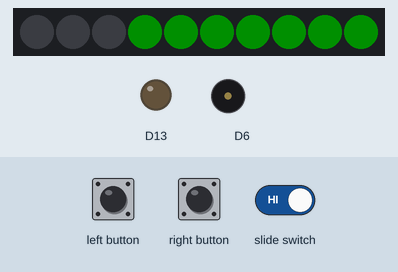
Simulated run of this sketch. Board: Adafruit Circuit Playground Express. Parts: 10 RGB LEDs in strip order, left to right, output pins drawn as LEDs (lit = HIGH), buzzer (waves = sounding). The inputs (shaded band) are chosen by the test bench. Dim RGB values are drawn brighter than linear.

Above: at 2.7 s.
2.8 s: slide switch set LOW
At 3.3 s:
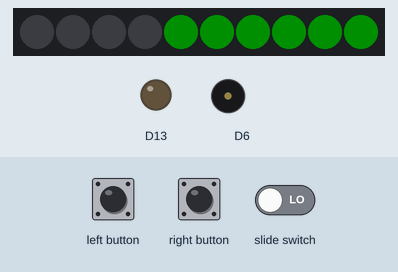
6.7 s: slide switch set HIGH
10.3 s: left button pressed for 1.1 s
At 10.96 s:
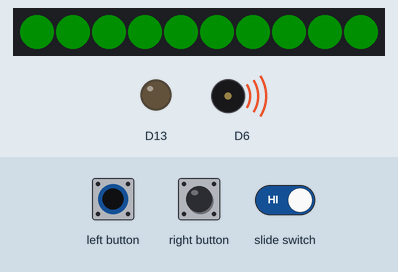
14.1 s: right button pressed for 1.1 s
At 16.4 s:
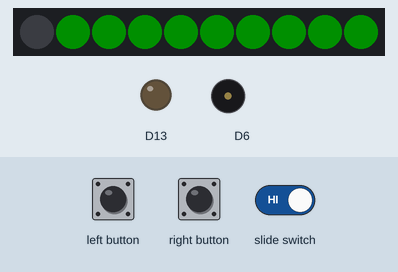
16.7 s: right button pressed for 3.2 s
At 17.73 s:
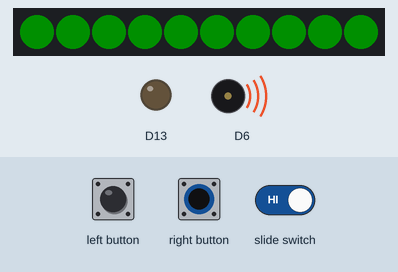
Timing chart, 0 to 21.5 s (numbered marks = the images above; inputs shaded):
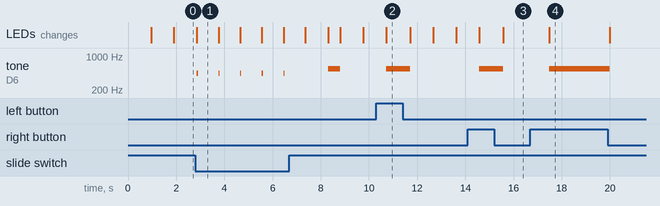

Measured:
- after the input at 2.8 s, tone on D6: alternates 440 Hz for 0.05 s and silent for 0.85 s, starting after 0.06 s
- after the input at 10.3 s, tone on D6: silent → 550 Hz after 0.42 s, → silent 1.0 s later; the LEDs: change after 0.42 s (image 2)
- after the input at 14.1 s, tone on D6: silent → 550 Hz after 0.47 s, → silent 1.0 s later; the LEDs: first change after 0.47 s (image 3 shows a later state)
- after the input at 16.7 s, tone on D6: silent → 550 Hz after 0.78 s, → silent 2.5 s later; the LEDs: change after 0.78 s (image 4)
- what the display in image 1 shows lasts 0.9 s, from 2.9 s to 3.8 s

The sketch:

timer.ino
```cpp
#include <Adafruit_CircuitPlayground.h>

bool beepOnSec = false;
uint8_t lengths[] = {1, 3, 6, 9, 12};
uint8_t len = 0;
uint8_t t;

// right button resets countdown
void resetCycle() {
  for (uint8_t p = 0; p < 10; p++) {
    CircuitPlayground.setPixelColor(p,0,192,0);
  }
  t = 0;
}

void checkState() {
  // switch enables/disables beep on second
  beepOnSec = !CircuitPlayground.slideSwitch();
  // left button resets cycle
  if (CircuitPlayground.leftButton()) {
    t = 127;
  }
  // right button increments countdown length
  if (CircuitPlayground.rightButton()) {
    len = (len + 1) % 5;
    t = 127;
  }
}

void setup() {
  CircuitPlayground.begin();
  resetCycle();
}

void loop() {
  checkState();
  // check for reset or regular tick
  if (t >= (lengths[len] * 10) - 1) {
    resetCycle();
    CircuitPlayground.speaker.enable(true);
    CircuitPlayground.playTone(550, 500, false);
    delay(500);
  }
  else {
    tick();
  }
}

void tick() {
  if (t % lengths[len] == 0) {
    CircuitPlayground.setPixelColor(t / lengths[len], 0, 0, 0);
  }

  if (beepOnSec){
    CircuitPlayground.speaker.enable(true);
    CircuitPlayground.playTone(440, 50, false);
  }
  else {
    CircuitPlayground.speaker.enable(false);
  }
  // wait for 1s (tone pauses for duration)
  delay(900 + (beepOnSec ? 0 : 50));
  // completed a tick
  t++;
}
```
